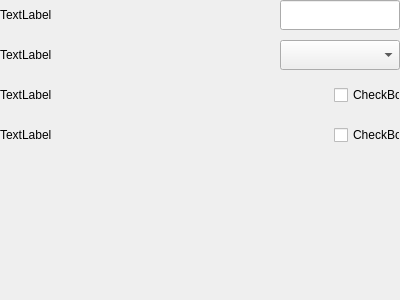
<?xml version="1.0" encoding="UTF-8"?>
<ui version="4.0">
 <class>C_SyvDaPeLabel</class>
 <widget class="QWidget" name="C_SyvDaPeLabel">
  <property name="geometry">
   <rect>
    <x>0</x>
    <y>0</y>
    <width>400</width>
    <height>300</height>
   </rect>
  </property>
  <property name="windowTitle">
   <string>Form</string>
  </property>
  <layout class="QVBoxLayout" name="verticalLayout" stretch="0,0,0,0,1">
   <property name="spacing">
    <number>10</number>
   </property>
   <property name="leftMargin">
    <number>0</number>
   </property>
   <property name="topMargin">
    <number>0</number>
   </property>
   <property name="rightMargin">
    <number>0</number>
   </property>
   <property name="bottomMargin">
    <number>0</number>
   </property>
   <item>
    <layout class="QHBoxLayout" name="horizontalLayout">
     <property name="leftMargin">
      <number>0</number>
     </property>
     <property name="rightMargin">
      <number>0</number>
     </property>
     <item>
      <widget class="stw::opensyde_gui_elements::C_OgeLabToolTipBase" name="pc_LabelCaption">
       <property name="styleRole" stdset="0">
        <string>group-item</string>
       </property>
       <property name="text">
        <string>TextLabel</string>
       </property>
      </widget>
     </item>
     <item>
      <spacer name="horizontalSpacer">
       <property name="orientation">
        <enum>Qt::Horizontal</enum>
       </property>
       <property name="sizeHint" stdset="0">
        <size>
         <width>40</width>
         <height>20</height>
        </size>
       </property>
      </spacer>
     </item>
     <item>
      <widget class="stw::opensyde_gui_elements::C_OgeLeProperties" name="pc_LineEditCaption">
       <property name="minimumSize">
        <size>
         <width>120</width>
         <height>30</height>
        </size>
       </property>
       <property name="maximumSize">
        <size>
         <width>120</width>
         <height>30</height>
        </size>
       </property>
      </widget>
     </item>
    </layout>
   </item>
   <item>
    <layout class="QHBoxLayout" name="horizontalLayout_2">
     <property name="leftMargin">
      <number>0</number>
     </property>
     <property name="rightMargin">
      <number>0</number>
     </property>
     <item>
      <widget class="stw::opensyde_gui_elements::C_OgeLabToolTipBase" name="pc_LabelStyle">
       <property name="styleRole" stdset="0">
        <string>group-item</string>
       </property>
       <property name="text">
        <string>TextLabel</string>
       </property>
      </widget>
     </item>
     <item>
      <spacer name="horizontalSpacer_2">
       <property name="orientation">
        <enum>Qt::Horizontal</enum>
       </property>
       <property name="sizeHint" stdset="0">
        <size>
         <width>40</width>
         <height>20</height>
        </size>
       </property>
      </spacer>
     </item>
     <item>
      <widget class="stw::opensyde_gui_elements::C_OgeCbxText" name="pc_ComboBoxType">
       <property name="minimumSize">
        <size>
         <width>120</width>
         <height>30</height>
        </size>
       </property>
       <property name="maximumSize">
        <size>
         <width>120</width>
         <height>30</height>
        </size>
       </property>
      </widget>
     </item>
    </layout>
   </item>
   <item>
    <layout class="QHBoxLayout" name="horizontalLayout_3">
     <property name="leftMargin">
      <number>0</number>
     </property>
     <property name="rightMargin">
      <number>0</number>
     </property>
     <item>
      <widget class="stw::opensyde_gui_elements::C_OgeLabToolTipBase" name="pc_LabelShowUnit">
       <property name="styleRole" stdset="0">
        <string>group-item</string>
       </property>
       <property name="text">
        <string>TextLabel</string>
       </property>
      </widget>
     </item>
     <item>
      <spacer name="horizontalSpacer_3">
       <property name="orientation">
        <enum>Qt::Horizontal</enum>
       </property>
       <property name="sizeHint" stdset="0">
        <size>
         <width>40</width>
         <height>20</height>
        </size>
       </property>
      </spacer>
     </item>
     <item>
      <widget class="stw::opensyde_gui_elements::C_OgeChxTristateTransparentToggle" name="pc_CheckBoxUnit">
       <property name="minimumSize">
        <size>
         <width>66</width>
         <height>30</height>
        </size>
       </property>
       <property name="maximumSize">
        <size>
         <width>66</width>
         <height>30</height>
        </size>
       </property>
       <property name="text">
        <string>CheckBox</string>
       </property>
      </widget>
     </item>
    </layout>
   </item>
   <item>
    <layout class="QHBoxLayout" name="horizontalLayout_4">
     <property name="leftMargin">
      <number>0</number>
     </property>
     <property name="rightMargin">
      <number>0</number>
     </property>
     <item>
      <widget class="stw::opensyde_gui_elements::C_OgeLabToolTipBase" name="pc_LabelShowCaption">
       <property name="styleRole" stdset="0">
        <string>group-item</string>
       </property>
       <property name="text">
        <string>TextLabel</string>
       </property>
      </widget>
     </item>
     <item>
      <spacer name="horizontalSpacer_4">
       <property name="orientation">
        <enum>Qt::Horizontal</enum>
       </property>
       <property name="sizeHint" stdset="0">
        <size>
         <width>40</width>
         <height>20</height>
        </size>
       </property>
      </spacer>
     </item>
     <item>
      <widget class="stw::opensyde_gui_elements::C_OgeChxTristateTransparentToggle" name="pc_CheckBoxCaption">
       <property name="minimumSize">
        <size>
         <width>66</width>
         <height>30</height>
        </size>
       </property>
       <property name="maximumSize">
        <size>
         <width>66</width>
         <height>30</height>
        </size>
       </property>
       <property name="text">
        <string>CheckBox</string>
       </property>
      </widget>
     </item>
    </layout>
   </item>
   <item>
    <spacer name="verticalSpacer">
     <property name="orientation">
      <enum>Qt::Vertical</enum>
     </property>
     <property name="sizeHint" stdset="0">
      <size>
       <width>1</width>
       <height>1</height>
      </size>
     </property>
    </spacer>
   </item>
  </layout>
 </widget>
 <customwidgets>
  <customwidget>
   <class>stw::opensyde_gui_elements::C_OgeLabToolTipBase</class>
   <extends>QLabel</extends>
   <header>C_OgeLabToolTipBase.hpp</header>
  </customwidget>
  <customwidget>
   <class>stw::opensyde_gui_elements::C_OgeCbxText</class>
   <extends>QComboBox</extends>
   <header>C_OgeCbxText.hpp</header>
  </customwidget>
  <customwidget>
   <class>stw::opensyde_gui_elements::C_OgeLeProperties</class>
   <extends>QLineEdit</extends>
   <header>C_OgeLeProperties.hpp</header>
  </customwidget>
  <customwidget>
   <class>stw::opensyde_gui_elements::C_OgeChxTristateTransparentToggle</class>
   <extends>QCheckBox</extends>
   <header>C_OgeChxTristateTransparentToggle.hpp</header>
  </customwidget>
 </customwidgets>
 <resources/>
 <connections/>
</ui>
